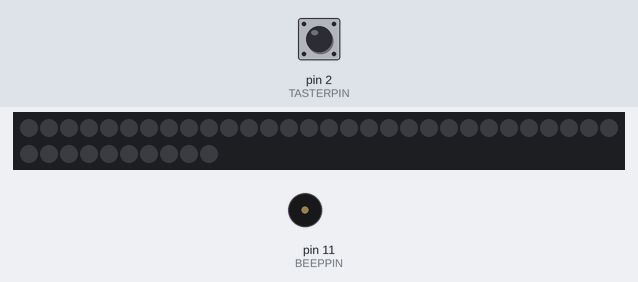
A sketch run on a simulated Arduino Uno, built with avr-gcc and run on an emulated ATmega328P. Parts: 40 RGB LEDs in strip order, left to right, continuing on the next row, buzzer (waves = sounding). Inputs (shaded band) come from the test bench; at power-on: pin 2 (TASTERPIN) HIGH. Sleep ends after the set time or at an interrupt; what the sketch prints to the serial monitor is not drawn.

Above: at 1.2 s.
1.3 s: pin 2 (TASTERPIN) pulled LOW for 3.2 s
At 3.3 s:
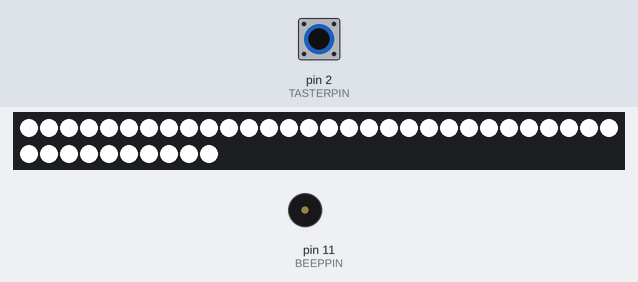
At 4.2 s:
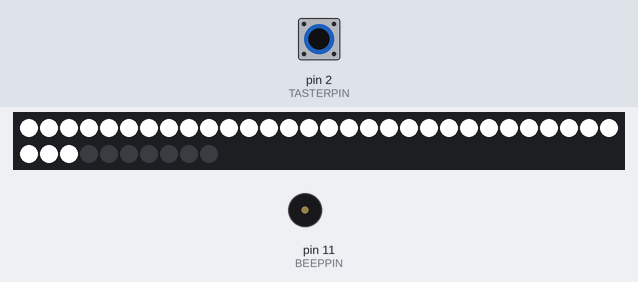
5.1 s: pin 2 (TASTERPIN) pulled LOW for 1 s
6.7 s: pin 2 (TASTERPIN) pulled LOW for 0.15 s
7.4 s: pin 2 (TASTERPIN) pulled LOW for 1 s
At 8.96 s:
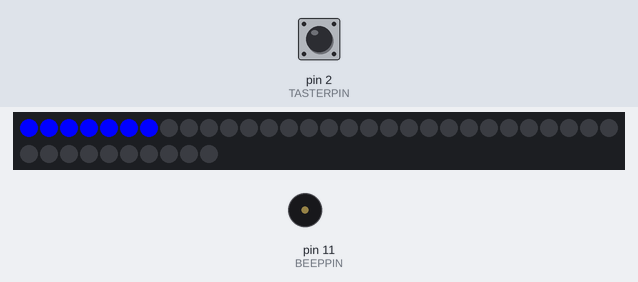
9.0 s: pin 2 (TASTERPIN) pulled LOW for 0.15 s
9.7 s: pin 2 (TASTERPIN) pulled LOW for 1 s
At 12.53 s:
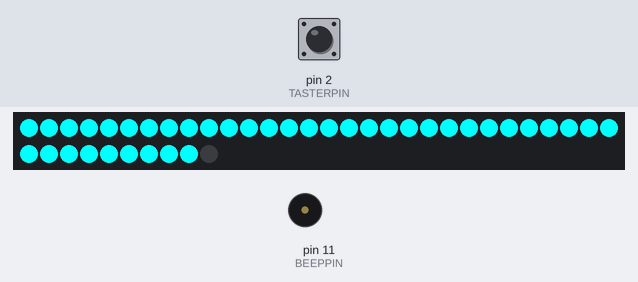
Timing chart, 0 to 14.0 s (numbered marks = the images above; inputs shaded):
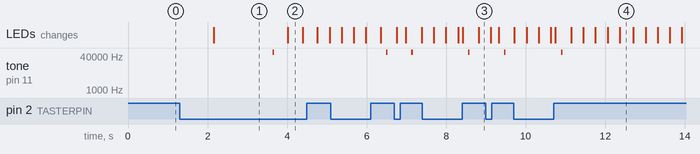

The sketch:

Ringlight.ino
```cpp
#include <Adafruit_NeoPixel.h>
#ifdef __AVR__
#include <avr/power.h>
#include <avr/sleep.h>
#endif
#define PIN 7 // Hier wird angegeben, an welchem digitalen Pin die WS2812 LEDs bzw. NeoPixel angeschlossen sind
#define TASTERPIN 2
#define BEEPPIN 11
#define NUMPIXELS 40 // Hier wird die Anzahl der angeschlossenen WS2812 LEDs bzw. NeoPixel angegeben
Adafruit_NeoPixel pixels = Adafruit_NeoPixel(NUMPIXELS, PIN, NEO_GRB + NEO_KHZ800);
int mode = 4;
int color = 0;

//Button vars
int button_released=0;
boolean longpress=false;
unsigned long pressed_time=0;
unsigned int loops=0;


int pause=10; // 100 Millisekunden Pause bis zur Ansteuerung der nächsten LED.

int black[] = {0,0,0};
int colors[][3] = {
  {255,255,255},
  {255,0,0},
  {0,255,0},
  {0,0,255},
  {255,255,0},//yellow
  {0,255,255},//turkis
  {130,0,130},//lila
  {60,120,13},
  {95,40,0},//orange

};
int colcount= 9;


void INT_PINisr(void)
  /* ISR fuer Pin 2 */
  {
  /* detach Interrupt, damit er nur einmal auftritt */
  Serial.print(".");


  }


void setup() {
  Serial.begin(115200);
  Serial.println("Init pixels");
  pixels.begin(); // Initialisierung der NeoPixel
  pinMode(TASTERPIN,INPUT);
  pinMode(BEEPPIN,OUTPUT);
  Serial.println("Setup done");
}

void loop() {
  loops++;
  // put your main code here, to run repeatedly:
 switch(check_button()){
    case 0:
      break;
    case 1:
      //mode_static_color(black);
      return;
    case 2:
    color++;
      Serial.print("Color:");
      Serial.println(color);
      beep(0);
      break;
    case 4:
      mode++;
      Serial.print("Mode:");
      Serial.println(mode);
    beep(0);
      break;

  }


  switch(mode%5){
  case 0:
      mode_static_color(colors[color%colcount]);
      break;
  case 1:
      mode_ring_strobo(colors[color%colcount]);
      break;
  case 2:
      //blue
      mode_strobo(colors[color%colcount]);
      break;
    case 3:
      //blue
      mode_color_transition(colors[(color+loops)%colcount],colors[(loops)%colcount]);
      //mode_color_flow(colors[color%colcount]);
      break;
  case 4:
      mode_static_color(black);
      enter_sleep();
  }


}

void beep(int ms){
    pinMode(BEEPPIN,OUTPUT);
        for(int x=0;x<5;x++){
          digitalWrite(BEEPPIN,255);
          delay(ms);
          digitalWrite(BEEPPIN,0);
      }
        pinMode(BEEPPIN,INPUT);
}

/**
 * Read button and debounce
 * return
 * 1=button pressed but not released yet
 * 2=button pressed <2sec and released
 * 3=button pressed >2sec and released
 * 4=button pressed >xsec and not released / will repeat every threshold sec
 */
int check_button(){
  int button=0;
  int ret=0;
  int threshold=1500;


   button = digitalRead(TASTERPIN);
   if(button == LOW  && button_released == 0){
        button_released=1;
        pressed_time=millis();
        Serial.println("press ");
        ret=1;
   }
  if(button == LOW  && button_released == 1){
     int lptime = millis() - pressed_time;
     if(lptime > threshold){
          Serial.println("Button Long press ");
          pressed_time=millis();
          longpress=true;
          ret=4;
    }
  }
  if(button_released == 1 && button == HIGH){
    button_released=0;
    int lptime = millis() - pressed_time;
    if(lptime > threshold | longpress){
          Serial.println("Button Long press & released");
          longpress=false;
          ret=3;
    }else{
          Serial.println("Button press & released");
          ret=2;
    }
    delay(100);
  }
   return ret;
}

void mode_static_color(int col[]){
 for(int i=0; i<=40; i++){
    pixels.setPixelColor(i, pixels.Color(col[0],col[1],col[2])); // Pixel1 leuchtet in der Farbe Grün
     pixels.show(); // Durchführen der Pixel-Ansteuerung
  }

}

void mode_ring_strobo(int col[]){
   for(int i=0; i<=40; i++){
    pixels.setPixelColor(i, pixels.Color(col[0],col[1],col[2])); // Pixel1 leuchtet in der Farbe Grün
    delay(3);
     pixels.show(); // Durchführen der Pixel-Ansteuerung
  }
   for(int i=0; i<=40; i++){
    pixels.setPixelColor(i, pixels.Color(0,0,0)); // Pixel1 leuchtet in der Farbe Grün
     pixels.show(); // Durchführen der Pixel-Ansteuerung
  }
  }


void mode_strobo(int col[]){
   for(int i=0; i<=40; i++){
    pixels.setPixelColor(i, pixels.Color(col[0],col[1],col[2])); // Pixel1 leuchtet in der Farbe Grün

  }
  pixels.show(); // Durchführen der Pixel-Ansteuerung
  delay(50);
   for(int i=0; i<=40; i++){
    pixels.setPixelColor(i, pixels.Color(0,0,0)); // Pixel1 leuchtet in der Farbe Grün

  }
  pixels.show(); // Durchführen der Pixel-Ansteuerung
    delay(50);
  }


void mode_color_transition(int colfrom[], int colto[]){

  int r = colfrom[0];
  int g = colfrom[1];
  int b = colfrom[2];
  int i = 0;
  int red =colto[0];
  int green=colto[1];
  int blue=colto[2];

  int rdiff = red -r;
  //0 255
  int gdiff = green -g ;
  int bdiff = blue -b;


   //Color with animation
   for(int i=0; i<40;i++) {
    r=r+(rdiff/40);
    g=g+(gdiff/40);
    b=b+(bdiff/40);
    //interupt

    pixels.setPixelColor(i, pixels.Color(r,g,b));
    pixels.show();
    delay(pause);

    if( i%10 == 9 && digitalRead(TASTERPIN) == LOW) {
      Serial.println("button interupt");
      return;
    }
 }


}

void mode_color_flow(int col[])
{


  for(int y=0; y<=6; y++){

int r = col[0]-y*10;
int g = y*col[1];
int b = y*col[2];


  for(int i=0; i<=40; i++){
pixels.setPixelColor(i, pixels.Color(100-i*y,g,2*i+y)); // Pixel1 leuchtet in der Farbe Grün

  }

pixels.show(); // Durchführen der Pixel-Ansteuerung
   delay (pause); // Pause, in dieser Zeit wird nichts verändert.


}
 for(int i=1; i<=40; i++){
pixels.setPixelColor(i, pixels.Color(0,0,0)); // Pixel1 leuchtet in der Farbe Grün

  }
  pixels.show(); // Durchführen der Pixel-Ansteuerung
delay (pause); // Pause, in dieser Zeit wird nichts verändert.

}


void enter_sleep(void)
  {
  attachInterrupt(0, INT_PINisr, LOW);
  delay(10);
  set_sleep_mode(SLEEP_MODE_PWR_DOWN);
  Serial.println("Enter sleep in 2 sec");
  delay(2000);
  sleep_enable();
  sleep_mode();
  /** Das Programm läuft ab hier nach dem Aufwachen weiter. **/
  /** Es wird immer zuerst der Schlafmodus disabled.        **/
  sleep_disable();
  detachInterrupt(0);
  Serial.println("Exit sleep");
  //Avoid color change after wake up
  button_released=0;
  longpress=true;
  mode=0;
  color=0;
  }
```

Measured:
- after the input at 1.3 s, tone on pin 11 (BEEPPIN): silent → 59524 Hz after 2.3 s, → silent 0.04 s later; the LEDs: change after 0.86 s (image 1)
- after the input at 5.1 s, tone on pin 11 (BEEPPIN): silent → 59524 Hz after 1.4 s, → silent 0.04 s later
- after the input at 6.7 s, tone on pin 11 (BEEPPIN): silent → 59524 Hz after 0.43 s, → silent 0.04 s later
- after the input at 7.4 s, tone on pin 11 (BEEPPIN): silent → 59524 Hz after 1.2 s, → silent 0.04 s later
- after the input at 9.0 s, tone on pin 11 (BEEPPIN): silent → 59524 Hz after 0.46 s, → silent 0.04 s later
- after the input at 9.7 s, tone on pin 11 (BEEPPIN): silent → 59524 Hz after 1.2 s, → silent 0.04 s later
- what the display in image 1 shows lasts 1.8 s, from 2.2 s to 4.0 s
